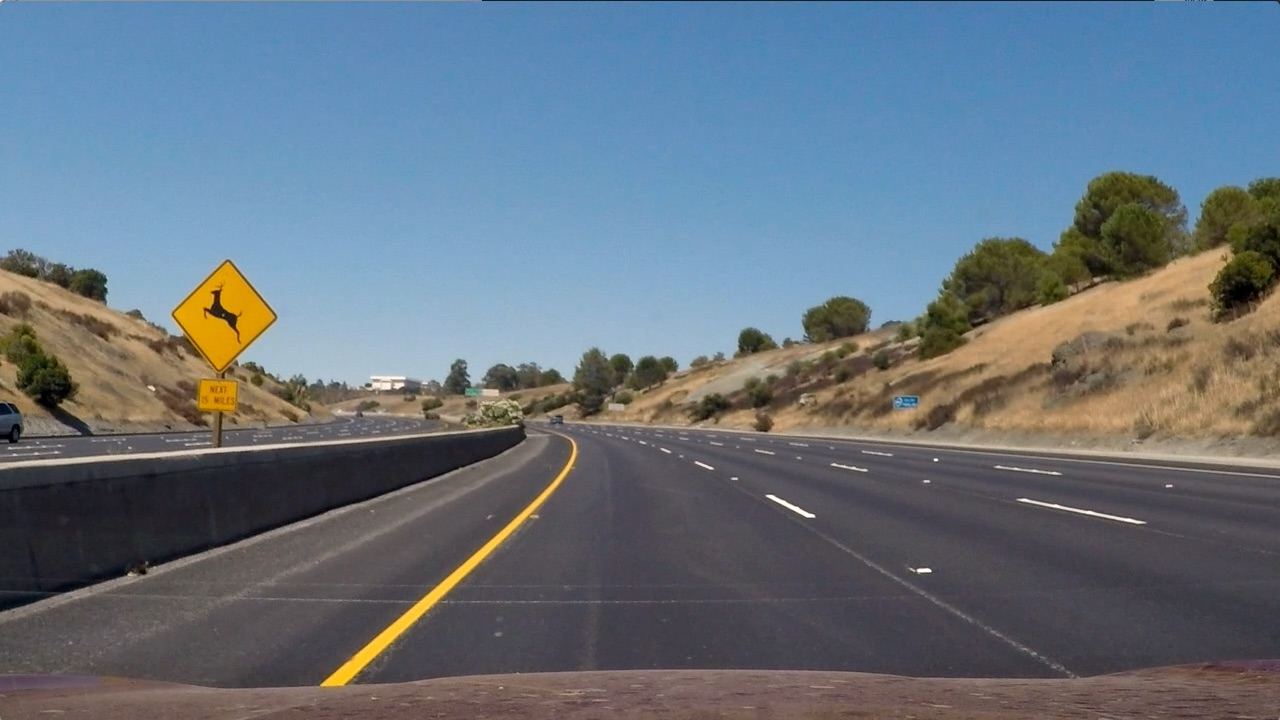
#> input picture Test_Data/test_images/test2.jpg, 1280 x 720 px
$ jupyter execute --allow-errors P2_Advanced_Lane_Finding.ipynb   (shell and % lines are left out)   (older library calls are emulated)
#> lines starting #> are read from the running program, lines starting #| are printed output that depends on the picture
# Self-Driving Car Engineer Nanodegree
---

## Project 2: Advanced Lane Finding Project

Lane line detection is a critical technique for the design of systems that allows a car to drive itself. The detection of these lines allows our car to stay on right path and follow it, in the same way that we use our eyes to stay on the lane.
This project uses an approach based on image processing, it uses Python as the main language and OpenCV as complementary framework for image analysis and processing.

The goals / steps of this project are the following:

* Compute the camera calibration matrix and distortion coefficients given a set of chessboard images.
* Apply a distortion correction to raw images.
* Use color transforms, gradients, etc., to create a thresholded binary image.
* Apply a perspective transform to rectify binary image ("birds-eye view").
* Detect lane pixels and fit to find the lane boundary.
* Determine the curvature of the lane and vehicle position with respect to center.
* Warp the detected lane boundaries back onto the original image.
* Output visual display of the lane boundaries and numerical estimation of lane curvature and vehicle position.

---
# Camera Calibration

[cell 1]
import numpy as np
import cv2
import glob
import pickle
import matplotlib.pyplot as plt
import matplotlib.image as mpimg

def get_path_of_images(images_type):
    """
    Returns a list of paths of images that
    matches the intended input type (images_type).

    Parameters:
        - images_type: Selector of the images to be used

    Output:
        - list of paths of the images
    """
    # Make list of path of images
    if images_type == 'Camera_Calibration':
        return glob.glob('./camera_cal/calibration*.jpg')
    elif images_type == 'Test':
        return glob.glob('./Test_Data/test_images/test*.jpg')


def display_multiple_images(images, grid_size, fig_size, titles = None, cmap = None):
    """
    Display multiple figures, each figure may have a
    title.

    Parameters:
        - images: Images to be displayed
        - grid_size: Size of the grid of figures
        - fig_size: Size of each figure on the grid
        - titles: Figure titles (optional)
    """
    rows, cols = grid_size
    fig,axs = plt.subplots(rows, cols, figsize = fig_size)
    axs = axs.ravel()
    for idx, img in enumerate(images):
        axs[idx].axis('off')
        if titles:
            axs[idx].set_title(titles[idx], fontsize = 15)
        axs[idx].imshow(img, cmap = cmap)


def get_matrices_of_points(images_path, n_corners_x, n_corners_y):
    """
    Retrieves the matrices of object points (3D points in real worrld space)
    and image points (2D points in image plane) that are required for furhter
    calibration steps.

    Parameters:
        - images_path: Paths of the images that will be used for calibration
        - n_corners_x: Number of corners on the chessboard in the x coordinate
        - n_corners_y: Number of corners on the chessboard in the y coordinate

    Output:
        - objpoints: 3D points in real world space
        - imgpoints: 2D points in image plane

    """
    # Prepare object points, like (0,0,0), (1,0,0), (2,0,0) ....,(6,5,0)
    objp = np.zeros((n_corners_y * n_corners_x, 3), np.float32)
    objp[:,:2] = np.mgrid[0:n_corners_x, 0:n_corners_y].T.reshape(-1,2)

    # Arrays to store object points and image points from all the images.
    objpoints = [] # 3d points in real world space
    imgpoints = [] # 2d points in image plane.

    # Step through the list and search for chessboard corners
    for i, fname in enumerate(images_path):
        img = mpimg.imread(fname)
        gray = cv2.cvtColor(img,cv2.COLOR_RGB2GRAY)

        # Find the chessboard corners
        ret, corners = cv2.findChessboardCorners(gray, (n_corners_x, n_corners_y), None)

        # If found, add object points, image points
        if ret == True:
            objpoints.append(objp)
            imgpoints.append(corners)

            # Draw and display the corners
            # img = cv2.drawChessboardCorners(img, (n_corners_x, n_corners_y), corners, ret)

    return objpoints, imgpoints


def calibrate_camera(test_image_path, n_corners_x, n_corners_y):
    """
    Returns the camera matrix and distortion coefficients.

    Parameters:
        - test_image_path: Used to load an image and get the image dimensions
        - n_corners_x: Number of corners on the chessboard in the x coordinate
        - n_corners_y: Number of corners on the chessboard in the y coordinate

    Output:
        - mtx: Camera matrix
        - dis: Distortion coefficients
    """
    # Get paths of calibration images
    images_path = get_path_of_images('Camera_Calibration')
    # Get matrices of points
    objpoints, imgpoints = get_matrices_of_points(images_path, n_corners_x, n_corners_y)

    # Get size of the test image
    img = mpimg.imread(test_image_path)
    img_size = (img.shape[1], img.shape[0])

    # Do camera calibration given object points and image points
    ret, mtx, dist, rvecs, tvecs = cv2.calibrateCamera(objpoints, imgpoints, img_size,None,None)

    # Save the camera calibration result for later use (we won't worry about rvecs / tvecs)
    dist_pickle = {}
    dist_pickle["mtx"] = mtx
    dist_pickle["dist"] = dist
    pickle.dump( dist_pickle, open( "./camera_cal/calibration.p", "wb" ) )

    return mtx, dist


# [17 lines left out: function undistort_image, not called in this run]

### Visualize calibration and distortion

[cell 2]
# Chessboard size
n_corners_x = 9
n_corners_y = 6

# Image to undistort
test_image_path = './camera_cal/calibration1.jpg'
#> (the rest of this cell did not finish here and is left out)

### Undistortion applied to test image

[cell 3]
test_image_path = "./Test_Data/test_images/test2.jpg"
#> test_image_path = './Test_Data/test_images/test2.jpg'
test_image = mpimg.imread(test_image_path)
#> test_image is the input picture: shape (720, 1280, 3); mean R, G, B 102.8, 114.6, 125.5

# Undistort an image
#> (the rest of this cell did not finish here and is left out)

---
# Perspective Transform

[cell 4]
# [56 lines left out: functions get_source_destination_points, perspective_transform, not called in this run]

### Apply perspective transformation to test image

[cell 5]
test_image_path = "./Test_Data/test_images/test2.jpg"
test_image = mpimg.imread(test_image_path)

# Perspective transformation
#> (the rest of this cell did not finish here and is left out)

---
# Threshold

[cell 6]
def sobel_binaries(img, sobel_kernel, threshold):
    """
    Returns binary images of sobel outcomes under
    different criteria

    Parameters:
        - img: Original image
        - sobel_kernel: Size of the sobel kernel to be used
        - threshold: Threshold range

    Output:
        - abs_sobelx: Binary of absolute value of sobel operator in the x axis
        - abs_sobely: Binary of absolute value of sobel operator in the y axis
        - mag_sobel: Binary of magnitude of sobel operator
        - direction_sobel: Binary of direction of sobel operator
    """
    # Sobel absolute binary images
    abs_sobelx, abs_sobely = sobel_absolute(img, sobel_kernel, threshold)

    # Sobel magnitude binary
    mag_sobel = sobel_magnitude(img, sobel_kernel, threshold)

    # Sobel direction
    direction_sobel = sobel_direction(img, sobel_kernel)

    return abs_sobelx, abs_sobely, mag_sobel, direction_sobel


def sobel_operator(img, sobel_kernel):
    """
    Returns images of sobel operator applied to each
    axis in a given image

    Parameters:
        - img: Original image
        - sobel_kernel: Size of the sobel kernel

    Output:
        - sobelx: Sobel operator applied to the x axis
        - sobely: Sobel operator applied to the y axis
    """
    # Convert to grayscale
    gray = cv2.cvtColor(img, cv2.COLOR_RGB2GRAY)
    # Take the gradient in x and y separately
    sobelx = cv2.Sobel(gray, cv2.CV_64F, 1, 0, ksize = sobel_kernel)
    sobely = cv2.Sobel(gray, cv2.CV_64F, 0, 1, ksize = sobel_kernel)

    return sobelx, sobely


def sobel_absolute(img, sobel_kernel, threshold):
    """
    Returns binary images of the sobel absolute values in each
    axis using a threshold as discriminator.

    Parameters:
        - img: Original image
        - sobel_kernel: Size of the sobel kernel
        - threshold: Threshold range

    Output:
        - sxbinary: Binary image of sobel absolute operator in the x axis
        - sybinary: Binary image of sobel absolute operator in the y axis
    """
    # Apply sobel operator
    sobelx, sobely = sobel_operator(img, sobel_kernel)
    # Take absolute values of the derivative or gradient
    abs_sobelx = np.absolute(sobelx)
    abs_sobely = np.absolute(sobely)
    # Scale to 8-bit
    abs_sobelx = np.uint8(255 * abs_sobelx / np.max(abs_sobelx))
    abs_sobely = np.uint8(255 * abs_sobely / np.max(abs_sobely))
    # Placeholders
    sxbinary = np.zeros_like(abs_sobelx)
    sybinary = np.zeros_like(abs_sobely)
    # Binary images
    threshold_min, threshold_max = threshold
    sxbinary[(abs_sobelx >= threshold_min) & (abs_sobelx <= threshold_max)] = 1
    sybinary[(abs_sobely >= threshold_min) & (abs_sobely <= threshold_max)] = 1

    return sxbinary, sybinary


def sobel_magnitude(img, sobel_kernel, threshold):
    """
    Returns binary images of the sobel absolute values in each
    axis using a threshold as discriminator.

    Parameters:
        - img: Original image
        - sobel_kernel: Size of the sobel kernel
        - threshold: Threshold range

    Output:
        - mag_binary: Binary image of sobel magnitude
    """
    # Apply sobel operator
    sobelx, sobely = sobel_operator(img, sobel_kernel)
    # Calculate the magnitude
    mag_sobel = np.sqrt(np.square(sobelx) + np.square(sobely))
    mag_sobel = np.uint8(255 * mag_sobel / np.max(mag_sobel))
    # Binary image
    threshold_min, threshold_max = threshold
    mag_binary = np.zeros_like(mag_sobel)
    mag_binary[(mag_sobel >= threshold_min) & (mag_sobel <= threshold_max)] = 1

    return mag_binary


def sobel_direction(img, sobel_kernel):
    """
    Returns binary image of direction at each pixel using the
    sobel operator (intended only for thresholding purposes,
    all the information about direction will be lost after
    binarization).

    Parameters:
        - img: Original image
        - sobel_kernel: Size of the sobel kernel

    Output:
        - dir_binary: Binary image of sobel direction
    """
    # Apply sobel operator
    sobelx, sobely = sobel_operator(img, sobel_kernel)
    # Calculate direction using absolute values
    sobel_dir = np.arctan2(np.absolute(sobely), np.absolute(sobelx))
    # Binary image
    threshold_min, threshold_max = ( 0, np.pi/4 )
    dir_binary = np.uint8(np.zeros_like(sobel_dir))
    dir_binary[(sobel_dir >= threshold_min) & (sobel_dir <= threshold_max)] = 1

    return dir_binary


def color_space_transform(img):
    """
    Returns a given image in multiple colorspaces.

    Parameters:
        - img: Original image

    Output:
        - rgb: Image in the RGB colorspace
        - hls: Image in the HLS colorspace
        - lab: Image in the LAB colorspace
    """
    # Colorspace transforms
    rgb = img
    hls = cv2.cvtColor(img, cv2.COLOR_RGB2HLS)
    lab = cv2.cvtColor(img, cv2.COLOR_RGB2LAB)

    return rgb, hls, lab


# [37 lines left out: function threshold_combined, not called in this run]

### Sobel

[cell 7]
test_image_path = "./Test_Data/test_images/test2.jpg"
test_image = mpimg.imread(test_image_path)

# Sobel binary images
images = np.asarray(sobel_binaries(test_image, 5, (40, 255)))
#> in sobel_binaries, `abs_sobelx, abs_sobely = sobel_absolute(img, sobel_kernel, threshold)`:
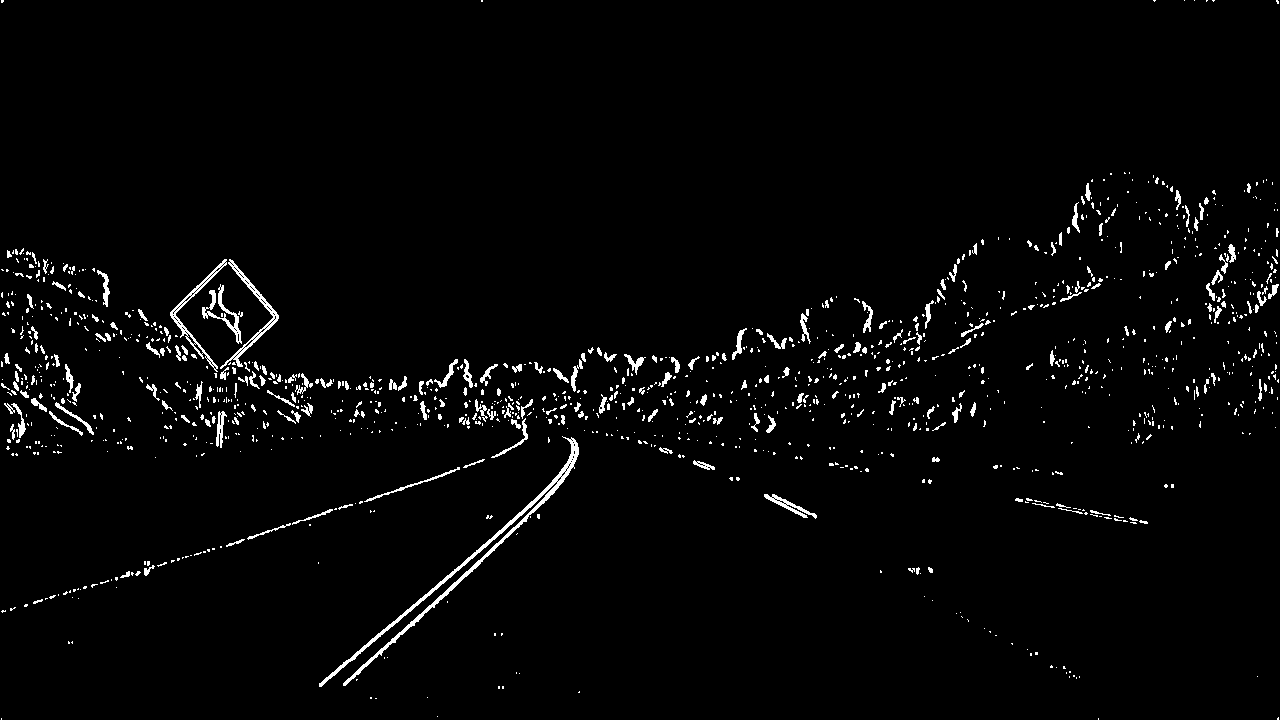
#> abs_sobelx: shape (720, 1280); values 0 (black) and 1 (white), 2.4% white in thin lines or dots
#> in sobel_binaries, `direction_sobel = sobel_direction(img, sobel_kernel)`:
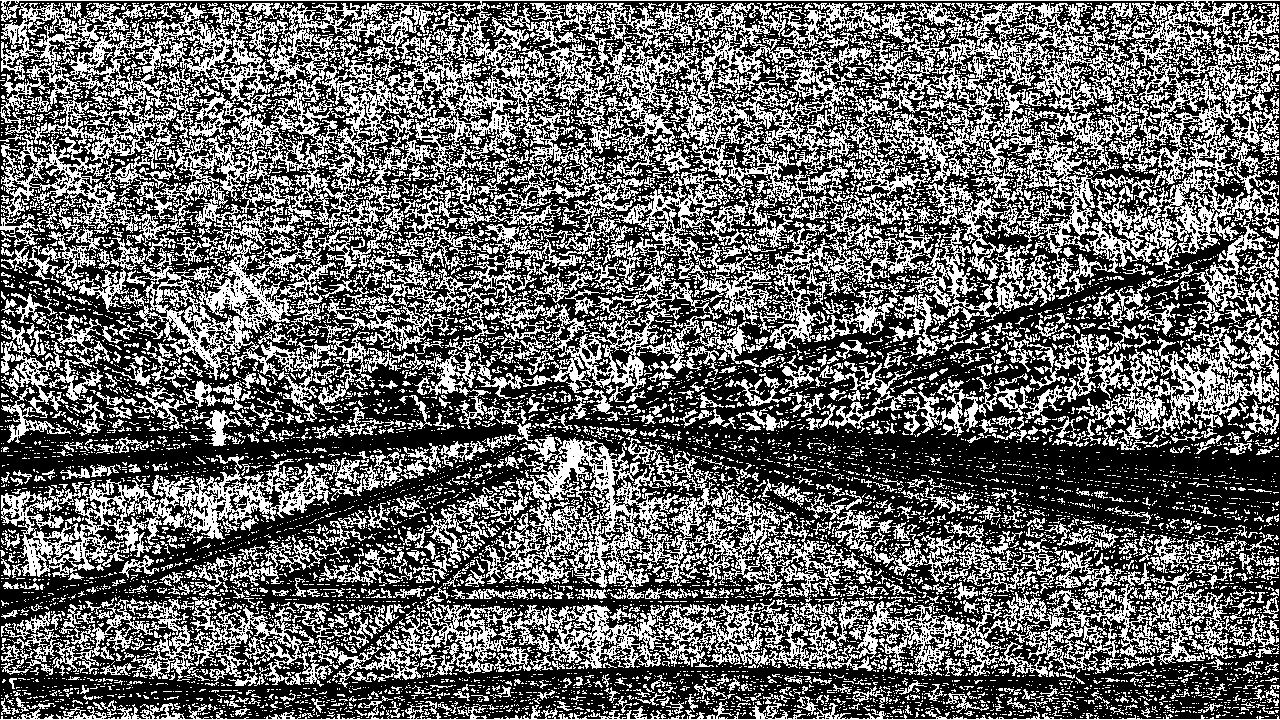
#> direction_sobel: shape (720, 1280); values 0 (black) and 1 (white), 40.2% white in thin lines or dots
images = images * 255

# Plot images
titles = ["Absolute X", "Absolute Y", "Magnitude", "Direction"]
display_multiple_images(images, (2, 2), (15, 8), titles, cmap = "gray")
#> the loop in display_multiple_images, `for idx, img in enumerate(images):` made 4 passes
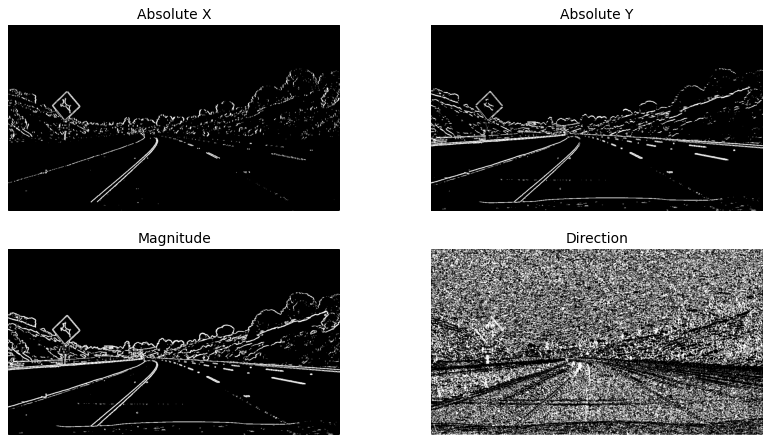
#> figure drawn by matplotlib, 4 panels

### Colorspaces

[cell 8]
test_image_path = "./Test_Data/test_images/test2.jpg"
test_image = mpimg.imread(test_image_path)

# Color space transform
images = color_space_transform(test_image)

# Keep track of all independent image channels
img_channels = []
titles = ["R", "G", "B", "H", "L", "S", "L", "A", "B"]
for image in images:
    for channel in range(image.ndim):
        img_channels.append(image[:,:,channel])
#> this loop made 3 passes
#> after the loop, img_channels = 9 items

display_multiple_images(img_channels, (3, 3), (17, 9), titles, cmap = "gray")
#> the loop in display_multiple_images (call 2), `for idx, img in enumerate(images):` made 9 passes
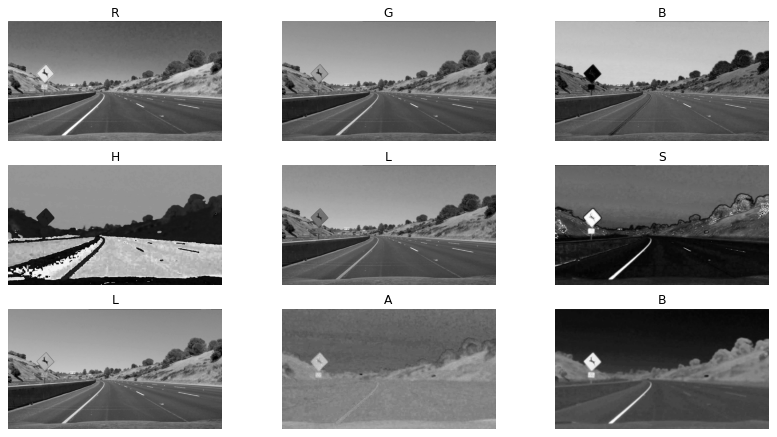
#> figure drawn by matplotlib, 9 panels

### Applying combined thresholding

[cell 9]
# Apply combined thresholds to test and warped image
sobel_threshold = (40, 255)
hls_threshold = (70, 255)
lab_threshold = (140, 255)
#> (the rest of this cell did not finish here and is left out)

---
# Polynomial Fit

[cell 10]
# [286 lines left out: functions find_base_points, find_lane_pixels, fit_polynomial, search_around_poly, not called in this run]

### Apply polynomial fit

[cell 11]
# Parameters
n_windows = 15
window_width = 100
min_pixels = 40
margin_polynomial_search = 100

# Fit polynomials
#> (the rest of this cell did not finish here and is left out)

---
# Curvature and Distance

[cell 12]
# [147 lines left out: functions measure_curvature_and_distance, unwarp_and_draw_path, draw_curvature_and_distance, not called in this run]

### Calculate curvature, distance and draw them

[cell 13]
# Parameters
n_windows = 15
window_width = 100
min_pixels = 40
margin_polynomial_search = 100

# Get inverse matrix from perspective transfomr
# (refer above to cell in the perspective transform section)
#> (the rest of this cell did not finish here and is left out)

---
# Pipeline

### Line Class

[cell 14]
"""
    Class to store properties and keep track of one
    lane line at each frame

    Members:
        - was_line_detected: Flag to indicate if a line was detected in the actual
                             frame so we can look around the polynomial in the next
                             one, skiping the sliding windows.
        - best_fit: Average of the previous 5 fits found, provides a smooth transition
        - fits: Array containing the 5 most recent fits
        - difference: Difference of polynomial coefficients between the best and
                      actual ones, they're used to remove outliers
    """
class LaneLine:
    def __init__(self):
        self.was_line_detected = False
        self.best_fit = None
        self.fits = []
        self.difference = np.array([0, 0, 0], dtype = 'float')

    # [42 lines left out: function add_fit, not called in this run]

### Build pipeline

[cell 15]
# [105 lines left out: function build_pipeline, not called in this run]

# Test on Videos

[cell 16]
# Control variables
# --------------------------------------

# Camera Calibration (Only exectuted once)
n_corners_x = 9
n_corners_y = 6
test_image_path = './camera_cal/calibration1.jpg'
#> (the rest of this cell did not finish here and is left out)

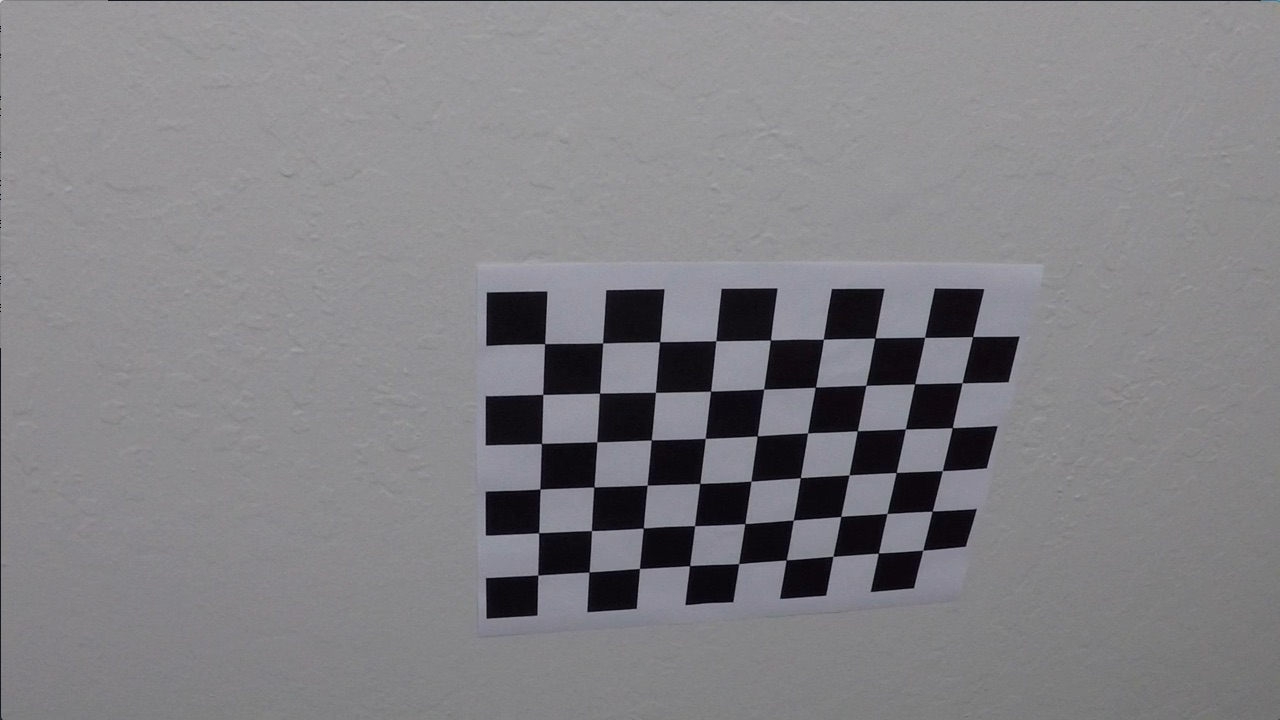
#> input picture camera_cal/calibration10.jpg, 1280 x 720 px
#> in get_matrices_of_points, img is the input picture: shape (720, 1280, 3); mean R, G, B 130.2, 129.4, 133.1
#> in get_matrices_of_points, `ret, corners = cv2.findChessboardCorners(gray, (n_corners_x, n_corners..`: ret = True; corners = 54 rows, first 8: [545.3, 343.1], [602.7, 342.8], [660.1, 341.3], [715.8, 340.7], [770.6, 340], [823.5, 339.2], [874.3, 338.5], [925.1, 337.4]
#> in calibrate_camera, `objpoints, imgpoints = get_matrices_of_points(images_path, n_corners_x..`: objpoints = 1 item

# Thresholding values
sobel_kernel = 5
sobel_threshold = (40, 255)
hls_threshold = (70, 255)
lab_threshold = (140, 255)

# Polynomial fit
n_windows = 15
window_width = 70
min_pixels = 40
margin = 70

# Lane values
lane_width = 350
widht_tolerance = 70

# --------------------------------------

[cell 17]
# Import everything needed to edit/save/watch video clips
from moviepy.editor import VideoFileClip
from IPython.display import HTML

# Run previous cell before this one
# [17 lines left out: function process_image, not called in this run]

### Project Video

[cell 18]
# Reset LaneLine objects before starting
left_lane_line = LaneLine()
#> in __init__, `self.was_line_detected = False`: self.was_line_detected = False
